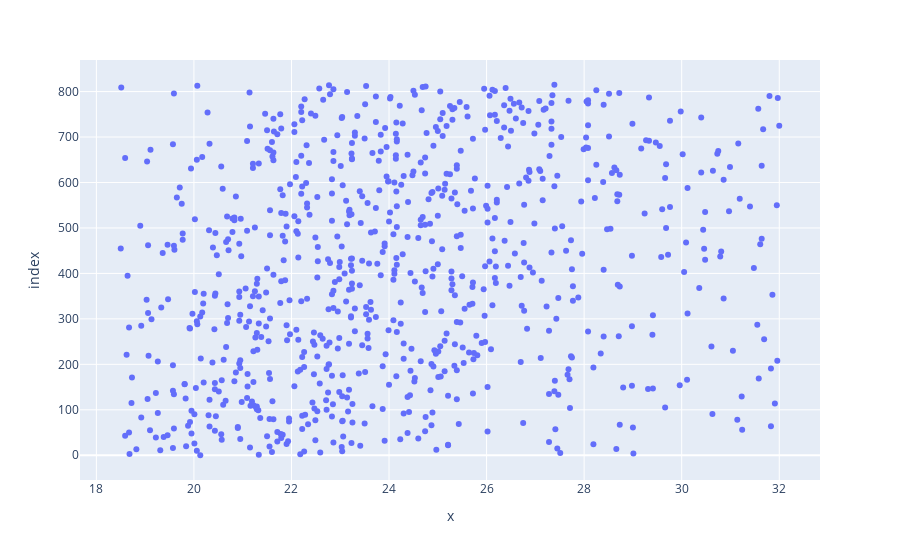

Here is the notebook cell this chart was saved with:
### Code cell
px.scatter(mi_df.Age, mi_df.BMI)

### Figure 1 — Plotly figure (JSON) as saved in the notebook; plotly's stock layout.template omitted (floating-point values rounded to 4 significant figures; data arrays with more than 128 entries replaced by an {"elided": "..."} marker saying what was removed)
{"data": [{"hovertemplate": "x=%{x}<br>index=%{y}<extra></extra>", "legendgroup": "", "marker": {"color": "#636efa", "symbol": "circle"}, "mode": "markers", "name": "", "orientation": "h", "showlegend": false, "type": "scatter", "x": {"elided": "816 float values"}, "xaxis": "x", "y": {"elided": "816 int values"}, "yaxis": "y"}], "layout": {"legend": {"tracegroupgap": 0}, "margin": {"t": 60}, "xaxis": {"anchor": "y", "domain": [0, 1], "title": {"text": "x"}}, "yaxis": {"anchor": "x", "domain": [0, 1], "title": {"text": "index"}}}}
